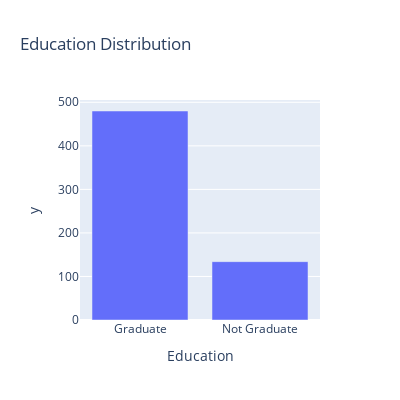

Notebook code for this chart:
### Code cell
education_count = df['Education'].value_counts()
fig_education = px.bar(education_count, 
                       x=education_count.index, 
                       y=education_count.values, 
                       title='Education Distribution')
fig_education.update_layout(width=400, height=400)
fig_education.show()

### Figure 1 — Plotly figure (JSON) as saved in the notebook; plotly's stock layout.template omitted (floating-point values rounded to 4 significant figures)
{"data": [{"alignmentgroup": "True", "hovertemplate": "Education=%{x}<br>y=%{y}<extra></extra>", "legendgroup": "", "marker": {"color": "#636efa", "pattern": {"shape": ""}}, "name": "", "offsetgroup": "", "orientation": "v", "showlegend": false, "textposition": "auto", "type": "bar", "x": ["Graduate", "Not Graduate"], "xaxis": "x", "y": [480, 134], "yaxis": "y"}], "layout": {"barmode": "relative", "height": 400, "legend": {"tracegroupgap": 0}, "title": {"text": "Education Distribution"}, "width": 400, "xaxis": {"anchor": "y", "autorange": true, "domain": [0, 1], "range": [-0.5, 1.5], "title": {"text": "Education"}, "type": "category"}, "yaxis": {"anchor": "x", "autorange": true, "domain": [0, 1], "range": [0, 505.3], "title": {"text": "y"}, "type": "linear"}}}
